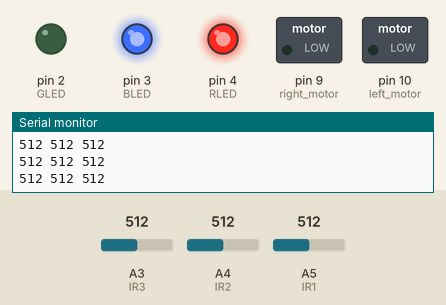
Recording of a sketch running on a simulated Arduino Uno, built with avr-gcc and run on an emulated ATmega328P. Parts: switched loads named in the sketch (green lamp = pin HIGH), output pins drawn as LEDs (lit = HIGH), the last lines printed to the serial monitor. The inputs (shaded band) are chosen by the test bench; at power-on: A4 (IR2) = 512, A3 (IR3) = 512, A5 (IR1) = 512.

Above: at 1.2 s.
1.3 s: A4 (IR2) set to 324
2.8 s: A4 (IR2) set to 299
At 3.4 s:
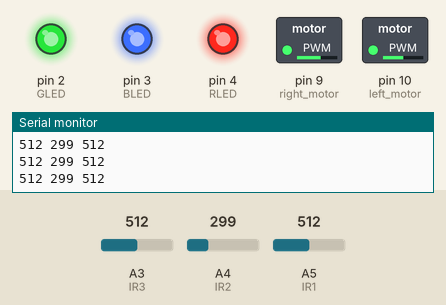
4.3 s: A3 (IR3) set to 306
At 5.2 s:
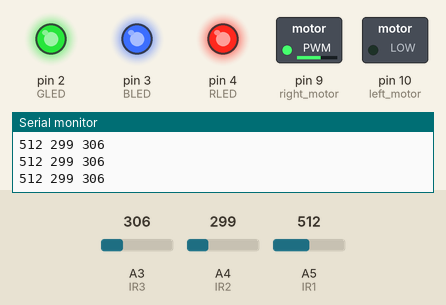
5.8 s: A5 (IR1) set to 493
At 6.8 s:
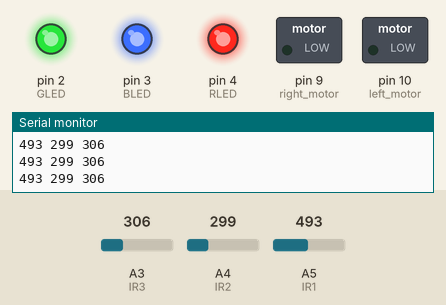
7.3 s: A3 (IR3) set to 483
8.8 s: A3 (IR3) set to 513
At 9.9 s:
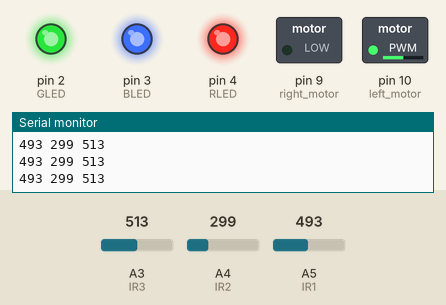
Timing chart, 0 to 11.3 s (numbered marks = the images above; inputs shaded):
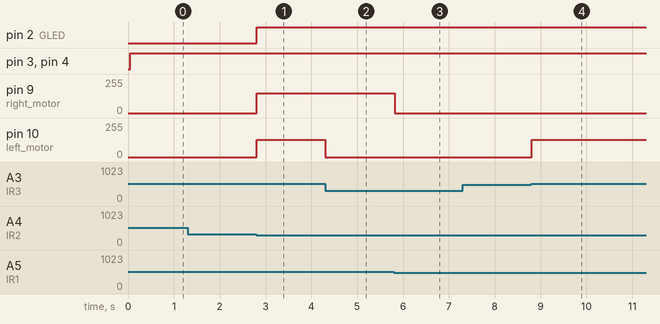

Measured:
- the behaviour switches between 312 and 311 on A4 (IR2) (found by bisection; images 0 and 1)
- the behaviour switches between 500 and 499 on A5 (IR1) (found by bisection; images 2 and 3)
- the behaviour switches between 499 and 500 on A3 (IR3) (found by bisection; images 3 and 4)
- after the input at 2.8 s, pin 2 (GLED): LOW → HIGH at once; pin 9 (right_motor): 0/255 → 150/255 at once; pin 10 (left_motor): 0/255 → 128/255 at once
- after the input at 4.3 s, pin 10 (left_motor): 128/255 → 0/255 at once
- after the input at 5.8 s, pin 9 (right_motor): 150/255 → 0/255 at once
- after the input at 8.8 s, pin 10 (left_motor): 0/255 → 128/255 at once

The sketch:

test2.ino
```cpp
#define left_motor 10
#define right_motor 9
#define IR1 19
#define IR2 18
#define IR3 17

int BLED = 3;  //define LED
int GLED = 2;
int RLED = 4;

int Linitial;  //initial value of differences read by sensor
int Rinitial;
int Lreal;  //real value of differences read by sensor when the car moves
int Rreal;
int thresh = 200; //threshold value before a car starts to adjust itself

int speedOffset = -22; //speed difference between left and right wheers to go straight
int rmaxSpeed = 150;
int lmaxSpeed = 150+speedOffset;
int turnFactor = 0.1;

long aveIR1;  //average value of three IRs when initializing
long aveIR2;
long aveIR3;
int sample = 150;

long left, middle, right;

void setup() {
    Serial.begin(9600);
    pinMode(9, OUTPUT);
    pinMode(10, OUTPUT);
    pinMode(IR1, INPUT);
    pinMode(IR2, INPUT);
    pinMode(IR3, INPUT);
    pinMode(RLED, OUTPUT);
    pinMode(GLED, OUTPUT);
    pinMode(BLED, OUTPUT);
    for (int k = 0; k < sample; k++){
        aveIR1 += analogRead(IR1);
        aveIR2 += analogRead(IR2);
        aveIR3 += analogRead(IR3);
    }
    aveIR1 /= sample;
    aveIR2 /= sample;
    aveIR3 /= sample;

    Linitial = aveIR1 - aveIR2;  //get initial value diffeence between three IRs
    Rinitial = aveIR3 - aveIR2;
}


void goStraight()
{
    analogWrite(left_motor, lmaxSpeed);   // offset 22
    analogWrite(right_motor, rmaxSpeed);
    digitalWrite(GLED, HIGH);
}

void turnLeft()
{
    analogWrite(left_motor, lmaxSpeed*turnFactor);
    analogWrite(right_motor, rmaxSpeed);
    digitalWrite(BLED, HIGH);
    delay(100);
}

void turnRight()
{
    analogWrite(left_motor, lmaxSpeed);
    analogWrite(right_motor, rmaxSpeed*turnFactor);
    digitalWrite(RLED, HIGH);
    delay(100);
}

void stop()
{
    digitalWrite(left_motor, LOW);
    digitalWrite(right_motor, LOW);
    digitalWrite(RLED, HIGH);
    digitalWrite(BLED, HIGH);
}

// the loop function runs over and over again forever
void loop() {
    // analogWrite(left_motor, 128);   // offset 22
    // analogWrite(right_motor, 150);
    left = analogRead(IR1);
    middle = analogRead(IR2);
    right = analogRead(IR3);

    Lreal = left - middle;
    Rreal = right - middle;

    // int Loffset = abs(Linitial) - abs(Lreal);
    // int Roffset = abs(Rinitial) - abs(Rreal);


    // if((Loffset < Lthresh) && (Roffset > Rthresh)) //if the car deviates to the left
    // {
    //     {
    //         analogWrite(left_motor, 150);
    //         analogWrite(right_motor, 0);
    //         digitalWrite(RLED, HIGH);
    //         delay(100);
    //     }
    // }
    // else if((Loffset > Lthresh) && (Roffset < Rthresh)) //if the car deviates to the right
    // {
    // while(Roffset > Rthresh)
    // {
    // analogWrite(left_motor, 0);
    // analogWrite(right_motor, 150);
    // digitalWrite(BLED, HIGH);
    // delay(100);
    // }
    // }
    // else if((Loffset <= Lthresh) && (Roffset <= Rthresh))//not sure
    // {
    // stopCar();
    // }
    // else
    // {
    // goStraight();
    // }

    if(Lreal < thresh && Rreal > thresh){
        turnRight();
    }
    else if (Lreal > thresh && Rreal < thresh){
        turnLeft();
    }
    else if (Lreal > thresh && Rreal > thresh){
        goStraight();
    }
    else{ //both above thresh
        stop();
    }

    Serial.print(left);
    Serial.print(' ');
    Serial.print(middle);
    Serial.print(' ');
    Serial.print(right);
    Serial.print(' ');

    Serial.println();
    //delay(100);
}
```
